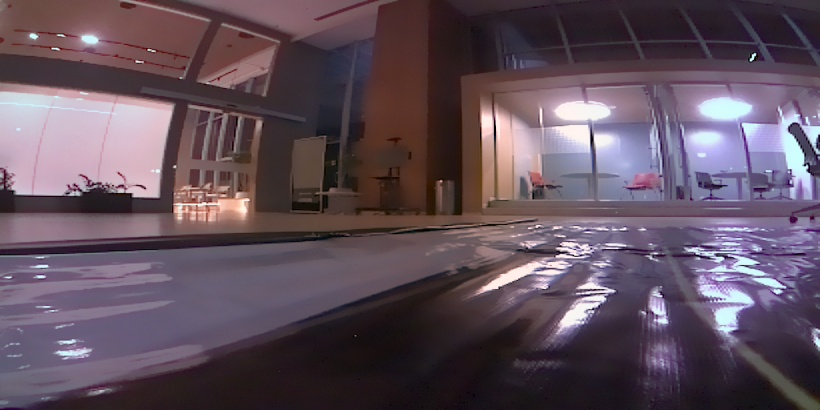
#> input picture SDV_workspace/scripts/captured_csi_front.jpg, 820 x 410 px
$ python -i lane_detector_simple.py   (imports and definitions only)
#> lines starting #> are read from the running program, lines starting #| are printed output that depends on the picture; after the words box and inside, x2 and y2 are one past the last pixel; in counts of white or black regions, pixels touching at a corner belong together
#> further down, picture is the input picture: shape (410, 820, 3); mean B, G, R 92.1, 80.1, 96.8

"""

lane_detector_simple.py — Simple Lane Detection Module

=======================================================

Classical computer vision approach using:

1. ROI masking (trapezoid region)

2. Edge detection (Canny)

3. Line detection (Hough Transform)

4. Line filtering and averaging

5. Lane center calculation


No neural networks, runs fast on Jetson Nano.

"""


import cv2

import numpy as np

import config_lane as cfg


class SimpleLaneDetector:

    """

    Detects lane lines using classical computer vision.

    Returns lane center position for steering control.

    """


    def __init__(self):

        """Initialize lane detector with configuration parameters."""

        self.width = cfg.CAMERA_WIDTH

        self.height = cfg.CAMERA_HEIGHT


        # Calculate ROI polygon points from config (in pixel coordinates)

        self.roi_vertices = self._calculate_roi_vertices()


        # Image center (where we want the lane center to be)

        self.image_center_x = self.width // 2


        # Lane detection stats

        self.frames_processed = 0

        self.lanes_detected = 0


    def _calculate_roi_vertices(self):

        """

        Calculate ROI polygon vertices from config fractions.

        Returns 4-point trapezoid: [top-left, top-right, bottom-right, bottom-left]

        """

        w, h = self.width, self.height


        # Convert fractional coordinates to pixel coordinates

        vertices = np.array([[

            (int(w * cfg.ROI_TOP_LEFT_X), int(h * cfg.ROI_TOP_Y)),      # Top-left

            (int(w * cfg.ROI_TOP_RIGHT_X), int(h * cfg.ROI_TOP_Y)),     # Top-right

            (int(w * cfg.ROI_BOTTOM_RIGHT_X), int(h * cfg.ROI_BOTTOM_Y)), # Bottom-right

            (int(w * cfg.ROI_BOTTOM_LEFT_X), int(h * cfg.ROI_BOTTOM_Y))  # Bottom-left

        ]], dtype=np.int32)


        return vertices


    def process_frame(self, frame):

        """

        Main processing pipeline. Takes BGR frame, returns:

        - lane_center_x: X-coordinate of detected lane center (or None)

        - deviation: normalized deviation from image center (-1.0 to +1.0)

        - confidence: detection confidence (0.0 to 1.0)

        - debug_frame: annotated frame for visualization


        Returns: (lane_center_x, deviation, confidence, debug_frame)

        """

        self.frames_processed += 1


        # Make copy for debugging

        debug_frame = frame.copy()


        # Step 1: Convert to grayscale

        gray = cv2.cvtColor(frame, cv2.COLOR_BGR2GRAY)
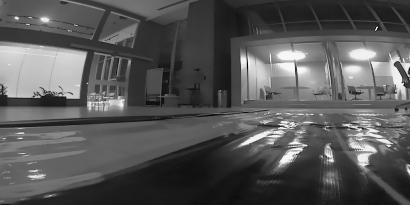
#> gray: shape (410, 820) (shown at 1/2 size); min 0, max 251, mean 86.5


        # Step 2: Apply Gaussian blur to reduce noise

        blurred = cv2.GaussianBlur(gray, (cfg.BLUR_KERNEL_SIZE, cfg.BLUR_KERNEL_SIZE), 0)


        # Step 3: Canny edge detection

        edges = cv2.Canny(blurred, cfg.CANNY_LOW_THRESHOLD, cfg.CANNY_HIGH_THRESHOLD)
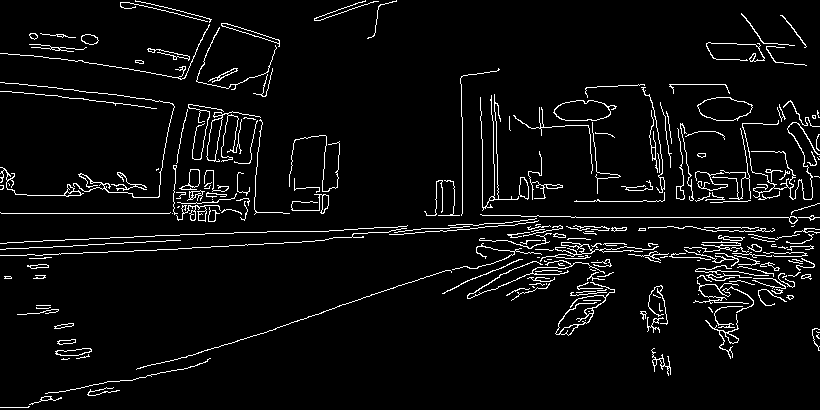
#> edges: shape (410, 820); 5% white in thin lines or dots


        # Step 4: Apply ROI mask

        masked_edges = self._apply_roi_mask(edges)
#> in _apply_roi_mask, `cv2.fillPoly(mask, self.roi_vertices, 255)`:
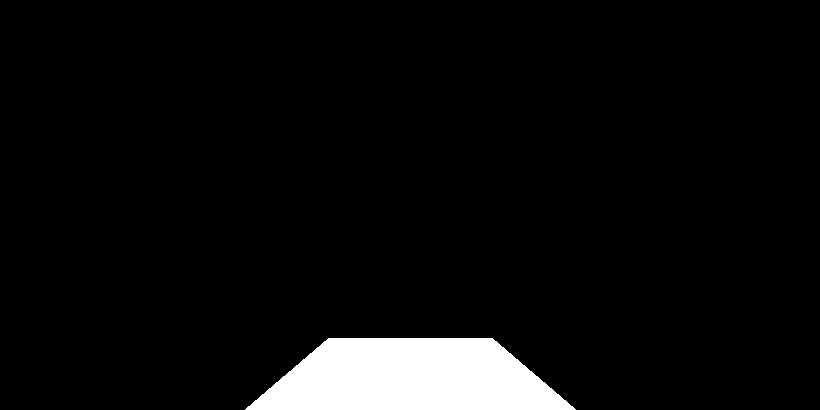
#> mask: shape (410, 820); 5.3% white; 1 white region, box (x1, y1, x2, y2) and area: (245, 338, 576, 410) 17868


        # Step 5: Detect lines using Hough Transform

        lines = cv2.HoughLinesP(

            masked_edges,

            rho=cfg.HOUGH_RHO,

            theta=np.pi / cfg.HOUGH_THETA_FACTOR,

            threshold=cfg.HOUGH_THRESHOLD,

            minLineLength=cfg.HOUGH_MIN_LINE_LENGTH,

            maxLineGap=cfg.HOUGH_MAX_LINE_GAP

        )
#> lines = None


        # Step 6: Filter and separate left/right lane lines

        left_lines, right_lines = self._filter_lines(lines)
#> left_lines = []; right_lines = []


        # Step 7: Average lines to get single left and right lane

        left_lane = self._average_lines(left_lines)

        right_lane = self._average_lines(right_lines)


        # Step 8: Calculate lane center and deviation

        lane_center_x, deviation, confidence = self._calculate_lane_center(left_lane, right_lane)
#> deviation = 0; confidence = 0


        # Step 9: Draw visualization

        self._draw_debug_info(debug_frame, left_lane, right_lane, lane_center_x,

                              left_lines, right_lines, confidence)


        # Update stats

        if lane_center_x is not None:

            self.lanes_detected += 1


        return lane_center_x, deviation, confidence, debug_frame


    def _apply_roi_mask(self, edges):

        """Apply ROI mask to edge image."""

        mask = np.zeros_like(edges)

        cv2.fillPoly(mask, self.roi_vertices, 255)

        masked = cv2.bitwise_and(edges, mask)

        return masked


    def _filter_lines(self, lines):

        """

        Filter detected lines into left and right lane lines.

        Left lanes have negative slope, right lanes have positive slope.

        """

        left_lines = []

        right_lines = []


        if lines is None:

            return left_lines, right_lines


        for line in lines:

            x1, y1, x2, y2 = line[0]


            # Skip vertical lines (avoid division by zero)

            if x2 - x1 == 0:

                continue


            # Calculate slope

            slope = (y2 - y1) / (x2 - x1)


            # Filter by slope magnitude

            if abs(slope) < cfg.MIN_LANE_SLOPE or abs(slope) > cfg.MAX_LANE_SLOPE:

                continue


            # Separate left (negative slope) and right (positive slope)

            if slope < 0:

                left_lines.append(line[0])

            else:

                right_lines.append(line[0])


        return left_lines, right_lines


    def _average_lines(self, lines):

        """

        Average multiple line segments into a single line.

        Returns (x1, y1, x2, y2) or None if no lines.

        """

        if len(lines) == 0:

            return None


        # Collect all points

        x_coords = []

        y_coords = []


        for x1, y1, x2, y2 in lines:

            x_coords.extend([x1, x2])

            y_coords.extend([y1, y2])


        # Fit a line using least squares

        if len(x_coords) < 2:

            return None


        # Use polyfit to get line equation: y = mx + b

        try:

            coefficients = np.polyfit(x_coords, y_coords, 1)

            slope, intercept = coefficients

        except np.linalg.LinAlgError:

            return None


        # Calculate line endpoints within ROI

        # Use ROI bottom and top Y coordinates

        y1 = int(self.height * cfg.ROI_BOTTOM_Y)

        y2 = int(self.height * cfg.ROI_TOP_Y)


        # Calculate corresponding X coordinates

        if slope == 0:

            return None


        x1 = int((y1 - intercept) / slope)

        x2 = int((y2 - intercept) / slope)


        return (x1, y1, x2, y2)


    def _calculate_lane_center(self, left_lane, right_lane):

        """

        Calculate the center of the lane and deviation from image center.


        Returns:

        - lane_center_x: X-coordinate of lane center (or None)

        - deviation: normalized deviation (-1.0 to +1.0)

        - confidence: detection confidence (0.0 to 1.0)

        """

        # Determine detection quality

        has_left = left_lane is not None

        has_right = right_lane is not None


        # Calculate confidence based on what we detected

        if has_left and has_right:

            confidence = 1.0  # Both lanes detected = high confidence

        elif has_left or has_right:

            confidence = 0.6  # One lane detected = medium confidence

        else:

            confidence = 0.0  # No lanes = no confidence

            return None, 0.0, confidence


        # Calculate lane center at bottom of ROI (near car)

        y_eval = int(self.height * cfg.ROI_BOTTOM_Y)


        if has_left and has_right:

            # Both lanes: center is midpoint

            x1_left, y1_left, x2_left, y2_left = left_lane

            x1_right, y1_right, x2_right, y2_right = right_lane


            # Get X coordinates at evaluation height

            left_x = self._interpolate_x(left_lane, y_eval)

            right_x = self._interpolate_x(right_lane, y_eval)


            if left_x is None or right_x is None:

                return None, 0.0, 0.0


            lane_center_x = (left_x + right_x) // 2


        elif has_left:

            # Only left lane: assume lane width and extrapolate

            left_x = self._interpolate_x(left_lane, y_eval)

            if left_x is None:

                return None, 0.0, 0.0


            # Assume standard lane width (adjust based on your setup)

            assumed_lane_width = int(self.width * 0.4)  # 40% of image width

            lane_center_x = left_x + assumed_lane_width // 2


        else:  # has_right only

            # Only right lane: assume lane width and extrapolate

            right_x = self._interpolate_x(right_lane, y_eval)

            if right_x is None:

                return None, 0.0, 0.0


            assumed_lane_width = int(self.width * 0.4)

            lane_center_x = right_x - assumed_lane_width // 2


        # Calculate deviation from image center

        # Positive = lane center is to the right (car is left of lane center)

        # Negative = lane center is to the left (car is right of lane center)

        pixel_deviation = lane_center_x - self.image_center_x


        # Normalize to -1.0 to +1.0

        max_deviation = self.width / 2

        deviation = np.clip(pixel_deviation / max_deviation, -1.0, 1.0)


        return lane_center_x, deviation, confidence


    # [37 lines left out: function _interpolate_x, not called in this run]


    def _draw_debug_info(self, frame, left_lane, right_lane, lane_center_x,

                        left_lines, right_lines, confidence):

        """Draw visualization overlays on debug frame."""
#> called with confidence = 0


        # Draw ROI polygon

        cv2.polylines(frame, self.roi_vertices, isClosed=True,

                     color=cfg.COLOR_ROI, thickness=2)


        # Draw all detected line segments (faint)

        if left_lines:

            for x1, y1, x2, y2 in left_lines:

                cv2.line(frame, (x1, y1), (x2, y2), (100, 100, 255), 1)


        if right_lines:

            for x1, y1, x2, y2 in right_lines:

                cv2.line(frame, (x1, y1), (x2, y2), (255, 100, 100), 1)


        # Draw averaged lane lines (bright)

        if left_lane is not None:

            x1, y1, x2, y2 = left_lane

            cv2.line(frame, (x1, y1), (x2, y2), cfg.COLOR_LANE_LINES,

                    cfg.LINE_THICKNESS)


        if right_lane is not None:

            x1, y1, x2, y2 = right_lane

            cv2.line(frame, (x1, y1), (x2, y2), cfg.COLOR_LANE_LINES,

                    cfg.LINE_THICKNESS)


        # Draw lane center line (if detected)

        if lane_center_x is not None:

            y_top = int(self.height * cfg.ROI_TOP_Y)

            y_bottom = int(self.height * cfg.ROI_BOTTOM_Y)

            cv2.line(frame, (lane_center_x, y_top), (lane_center_x, y_bottom),

                    cfg.COLOR_LANE_CENTER, cfg.CENTER_LINE_THICKNESS)


        # Draw image center reference line

        y_top = int(self.height * cfg.ROI_TOP_Y)

        y_bottom = int(self.height * cfg.ROI_BOTTOM_Y)

        cv2.line(frame, (self.image_center_x, y_top),

                (self.image_center_x, y_bottom),

                cfg.COLOR_IMAGE_CENTER, cfg.CENTER_LINE_THICKNESS)
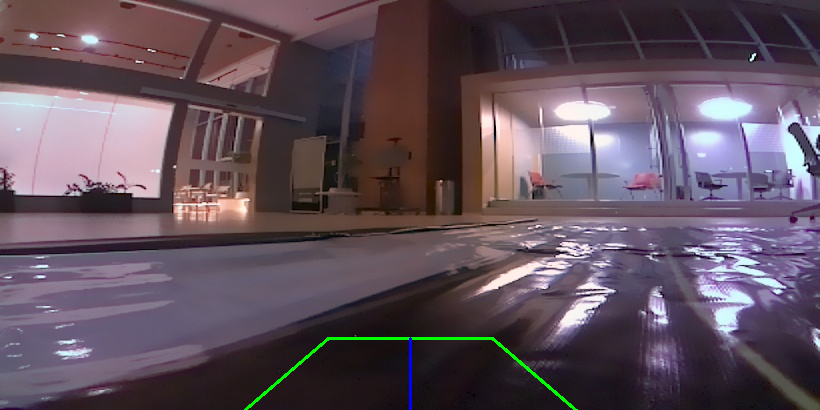
#> frame: shape (410, 820, 3); mean B, G, R 92.2, 80.9, 96.7


        # Draw text info

        info_text = [

            f"Confidence: {confidence:.2f}",

            f"Frames: {self.frames_processed}",

            f"Detected: {self.lanes_detected}",

        ]
#> info_text = ['Confidence: 0.00', 'Frames: 1', 'Detected: 0']


        if lane_center_x is not None:

            deviation_pixels = lane_center_x - self.image_center_x

            info_text.append(f"Deviation: {deviation_pixels:+d}px")


        y_offset = 30

        for i, text in enumerate(info_text):

            cv2.putText(frame, text, (10, y_offset + i*25),

                       cv2.FONT_HERSHEY_SIMPLEX, 0.6, (0, 255, 0), 2)
#> this loop made 3 passes
#> text on passes 1 to 3: 'Confidence: 0.00', 'Frames: 1', 'Detected: 0'
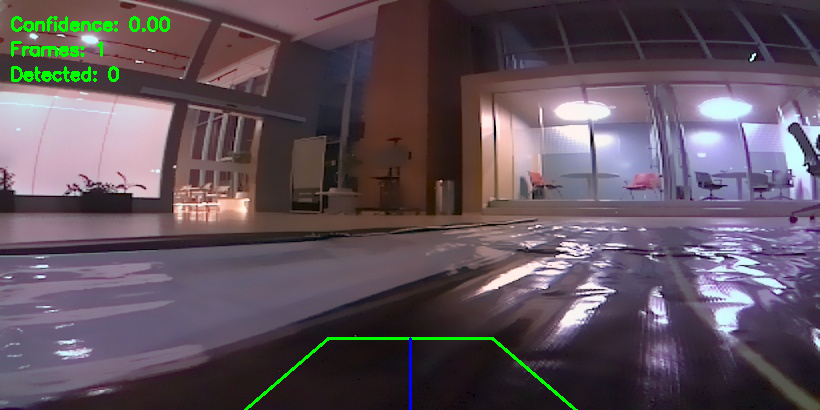
#> frame: shape (410, 820, 3); 0.74% of pixels changed, all inside (x1, y1, x2, y2) = (11, 16, 170, 82)


    # [23 lines left out: function get_stats, not called in this run]

>>> import cv2
>>> picture = cv2.imread('captured_csi_front.jpg')
>>> result = SimpleLaneDetector().process_frame(picture)

$ run again, on SDV_workspace/scripts/csi_front.jpg
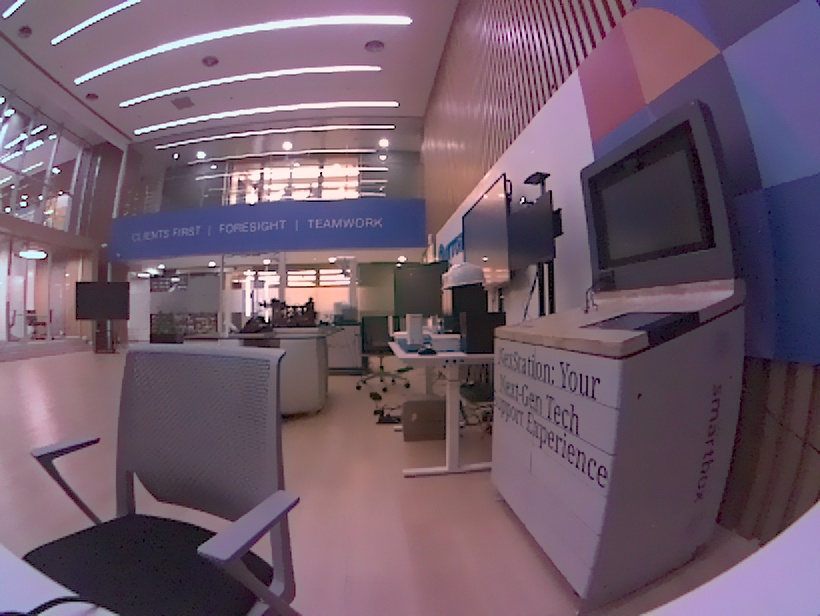
#> input picture SDV_workspace/scripts/csi_front.jpg, 820 x 616 px
#> picture is the input picture: shape (616, 820, 3); mean B, G, R 106.5, 90.7, 112.2
#> in process_frame, `edges = cv2.Canny(blurred, cfg.CANNY_LOW_THRESHOLD, cfg.CANNY_HIGH_THR..`:
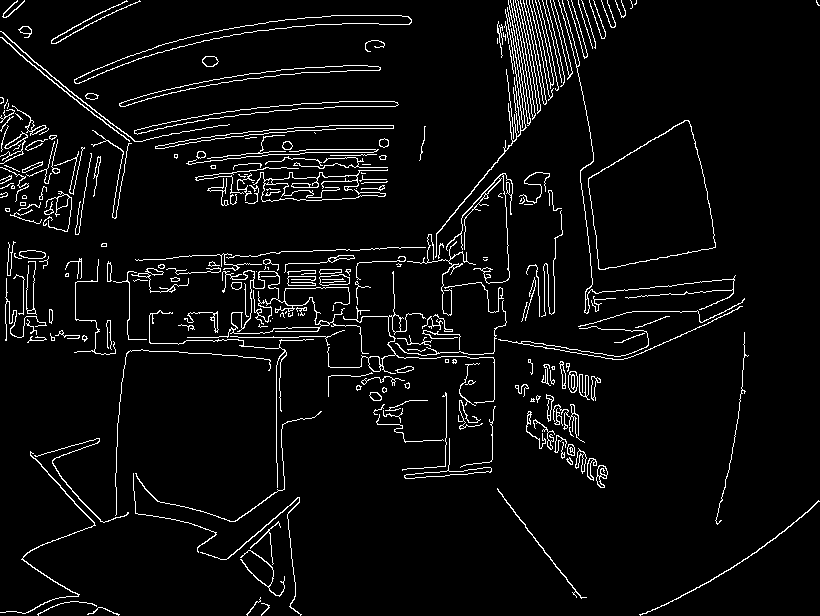
#> edges: shape (616, 820); 5% white in thin lines or dots
#> mask: shape (616, 820); 22.2% white; 1 white region, box (x1, y1, x2, y2) and area: (41, 338, 780, 586) 112136
#> masked: shape (616, 820); 0.83% white in thin lines or dots, all inside (x1, y1, x2, y2) = (49, 338, 748, 586)
#> lines = 44 rows, first 6: [391, 355, 571, 585], [241, 557, 459, 346], [492, 459, 494, 340], [337, 375, 605, 467], [410, 340, 746, 558], [226, 559, 463, 353]
#> the loop in _filter_lines, `for line in lines: ` made 44 passes
#> (x1, y1, x2, y2, slope) on passes 1 to 8: (391, 355, 571, 585, 1.28), (241, 557, 459, 346, -0.968), (492, 459, 494, 340, -59.5), (337, 375, 605, 467, 0.343), (410, 340, 746, 558, 0.649), (226, 559, 463, 353, -0.869), (156, 500, 596, 462, -0.0864), (154, 497, 595, 459, -0.0862)
#> after the loop in _filter_lines, `for line in lines:`: left_lines = [[241, 557, 459, 346], [226, 559, 463, 353], [197, 549, 467, 353], [215, 533, 470, 354], [199, 545, 445, 338], [202, 544, 431, 338]]; right_lines = [[391, 355, 571, 585], [410, 340, 746, 558], [361, 339, 606, 475], [423, 342, 733, 567], [391, 341, 730, 569], [452, 338, 706, 583], [404, 338, 600, 470], [433, 350, 602, 487], [328, 348, 606, 478]]
#> the loop in _average_lines, `for x1, y1, x2, y2 in lines: ` made 6 passes
#> after the loop in _average_lines, `for x1, y1, x2, y2 in lines:`: x_coords = [241, 459, 226, 463, 197, 467, 215, 470, 199, 445, 202, 431]; y_coords = [557, 346, 559, 353, 549, 353, 533, 354, 545, 338, 544, 338]
#> coefficients = [-0.811, 718.6]
#> in _average_lines, `slope, intercept = coefficients`: slope = -0.811; intercept = 718.6
#> in _average_lines, `x1 = int((y1 - intercept) / slope)`: x1 = 164
#> in _average_lines, `x2 = int((y2 - intercept) / slope)`: x2 = 469
#> left_lane = (164, 585, 469, 338)
#> the loop in _average_lines (call 2), `for x1, y1, x2, y2 in lines: ` made 9 passes
#> right_lane = (748, 585, 379, 338)
#> has_left = True
#> x1_left = 164; y1_left = 585; x2_left = 469; y2_left = 338
#> x1_right = 748; y1_right = 585; x2_right = 379; y2_right = 338
#> in _interpolate_x, `x1, y1, x2, y2 = line`: x1 = 164; y1 = 585; x2 = 469; y2 = 338
#> in _interpolate_x, `slope = (x2 - x1) / (y2 - y1)`: slope = -1.23
#> x = 164
#> right_x = 748
#> in _calculate_lane_center, `lane_center_x = (left_x + right_x) // 2`: lane_center_x = 456
#> pixel_deviation = 46
#> in _calculate_lane_center, `deviation = np.clip(pixel_deviation / max_deviation, -1.0, 1.0)`: deviation = 0.112
#> in process_frame, `lane_center_x, deviation, confidence = self._calculate_lane_center(lef..`: lane_center_x = 456; deviation = 0.112; confidence = 1
#> the loop in _draw_debug_info, `for x1, y1, x2, y2 in left_lines: ` made 6 passes
#> the loop in _draw_debug_info, `for x1, y1, x2, y2 in right_lines: ` made 9 passes
#> in _draw_debug_info, `x1, y1, x2, y2 = left_lane`: x1 = 164; y1 = 585; x2 = 469; y2 = 338
#> in _draw_debug_info, `x1, y1, x2, y2 = right_lane`: x1 = 748; x2 = 379
#> info_text = ['Confidence: 1.00', 'Frames: 1', 'Detected: 0']
#> deviation_pixels = 46
#> the loop in _draw_debug_info, `for i, text in enumerate(info_text): ` made 4 passes
#> text on passes 1 to 4: 'Confidence: 1.00', 'Frames: 1', 'Detected: 0', 'Deviation: +46px'
#> after the loop in _draw_debug_info, `for i, text in enumerate(info_text):`:
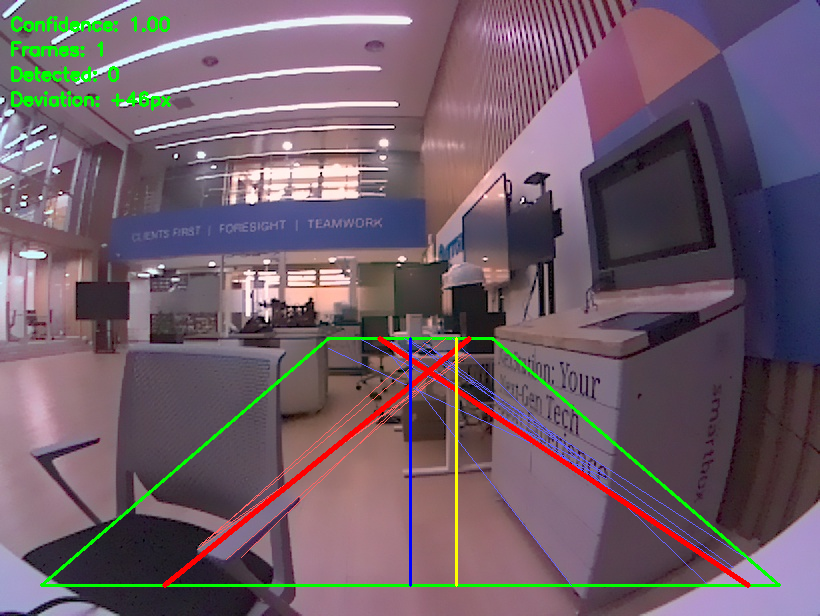
#> frame: shape (616, 820, 3); mean B, G, R 104.7, 93, 111.9
